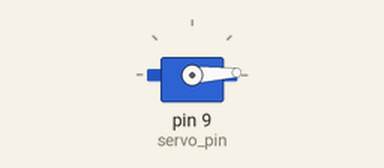
This sketch was run on a simulated Arduino Uno, built with avr-gcc and run on an emulated ATmega328P. Parts: servo.

Above: at 0.05 s.
At 0.9 s:
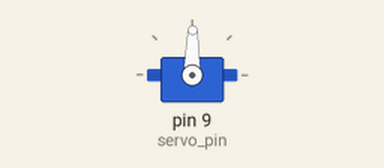
At 1.75 s:
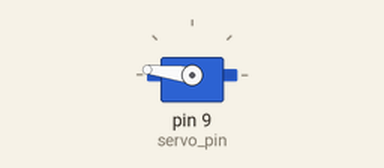
At 3.45 s:
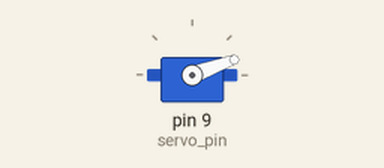
Timing chart, 0 to 8.4 s (numbered marks = the images above):
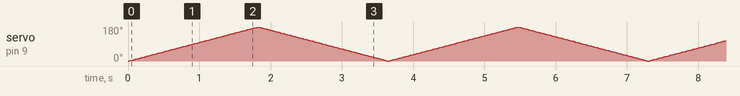

The sketch:

servo.ino
```cpp
#include <Servo.h>
int servo_pin=9;
Servo myservo;

int my_delay=10;
void setup() {
  myservo.attach(servo_pin);
}

void loop() {

  for(int i =0;i<=180;i++){
    myservo.write(i);
    delay(my_delay);
  }
  for(int i =180;i>=0;i--){
    myservo.write(i);
    delay(my_delay);
  }
}
```
